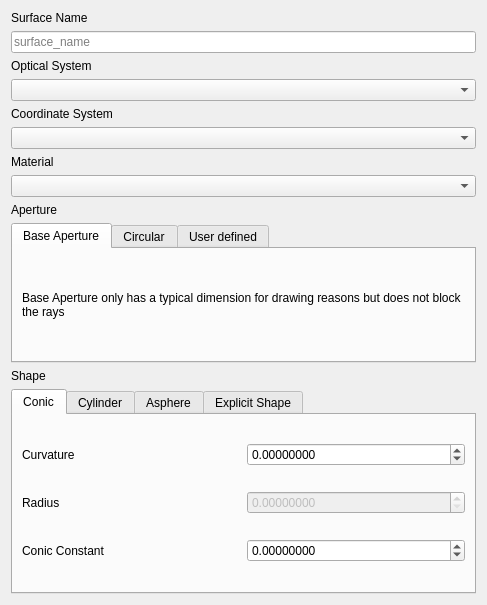
<?xml version="1.0" encoding="UTF-8"?>
<ui version="4.0">
 <class>Dialog</class>
 <widget class="QDialog" name="Dialog">
  <property name="geometry">
   <rect>
    <x>0</x>
    <y>0</y>
    <width>487</width>
    <height>605</height>
   </rect>
  </property>
  <property name="windowTitle">
   <string>Dialog</string>
  </property>
  <layout class="QGridLayout" name="gridLayout">
   <item row="5" column="1">
    <widget class="QComboBox" name="comboBoxLC"/>
   </item>
   <item row="10" column="1">
    <widget class="QLabel" name="label_19">
     <property name="text">
      <string>Shape</string>
     </property>
    </widget>
   </item>
   <item row="1" column="1">
    <widget class="QLineEdit" name="lineEditName">
     <property name="placeholderText">
      <string>surface_name</string>
     </property>
    </widget>
   </item>
   <item row="0" column="1">
    <widget class="QLabel" name="label">
     <property name="text">
      <string>Surface Name</string>
     </property>
     <property name="wordWrap">
      <bool>true</bool>
     </property>
    </widget>
   </item>
   <item row="3" column="1">
    <widget class="QComboBox" name="comboBoxOS"/>
   </item>
   <item row="2" column="1">
    <widget class="QLabel" name="label_17">
     <property name="text">
      <string>Optical System</string>
     </property>
    </widget>
   </item>
   <item row="11" column="1">
    <widget class="QTabWidget" name="tabWidgetShapes">
     <property name="currentIndex">
      <number>0</number>
     </property>
     <widget class="QWidget" name="tabConicShape">
      <attribute name="title">
       <string>Conic</string>
      </attribute>
      <layout class="QGridLayout" name="gridLayout_2">
       <item row="1" column="1">
        <widget class="QDoubleSpinBox" name="doubleSpinBoxRadiusConic">
         <property name="enabled">
          <bool>false</bool>
         </property>
         <property name="readOnly">
          <bool>false</bool>
         </property>
         <property name="decimals">
          <number>8</number>
         </property>
         <property name="minimum">
          <double>0.000000000000000</double>
         </property>
        </widget>
       </item>
       <item row="0" column="0">
        <widget class="QLabel" name="label_2">
         <property name="text">
          <string>Curvature</string>
         </property>
        </widget>
       </item>
       <item row="0" column="1">
        <widget class="QDoubleSpinBox" name="doubleSpinBoxCurvature">
         <property name="decimals">
          <number>8</number>
         </property>
         <property name="minimum">
          <double>-1000.000000000000000</double>
         </property>
         <property name="maximum">
          <double>1000.000000000000000</double>
         </property>
         <property name="singleStep">
          <double>0.001000000000000</double>
         </property>
        </widget>
       </item>
       <item row="1" column="0">
        <widget class="QLabel" name="label_6">
         <property name="text">
          <string>Radius</string>
         </property>
        </widget>
       </item>
       <item row="2" column="1">
        <widget class="QDoubleSpinBox" name="doubleSpinBoxConicConstantConic">
         <property name="decimals">
          <number>8</number>
         </property>
         <property name="minimum">
          <double>-99.000000000000000</double>
         </property>
         <property name="singleStep">
          <double>1.000000000000000</double>
         </property>
        </widget>
       </item>
       <item row="2" column="0">
        <widget class="QLabel" name="label_3">
         <property name="text">
          <string>Conic Constant</string>
         </property>
        </widget>
       </item>
      </layout>
     </widget>
     <widget class="QWidget" name="tabCylinderShape">
      <attribute name="title">
       <string>Cylinder</string>
      </attribute>
      <layout class="QGridLayout" name="gridLayout_4">
       <item row="0" column="0">
        <widget class="QLabel" name="label_4">
         <property name="text">
          <string>Curvature</string>
         </property>
        </widget>
       </item>
       <item row="2" column="0">
        <widget class="QLabel" name="label_10">
         <property name="text">
          <string>Conic Constant</string>
         </property>
        </widget>
       </item>
       <item row="1" column="0">
        <widget class="QLabel" name="label_5">
         <property name="text">
          <string>Radius</string>
         </property>
        </widget>
       </item>
       <item row="2" column="1">
        <widget class="QDoubleSpinBox" name="doubleSpinBoxConicConstantCylinder">
         <property name="decimals">
          <number>8</number>
         </property>
         <property name="minimum">
          <double>-100.000000000000000</double>
         </property>
         <property name="maximum">
          <double>100.000000000000000</double>
         </property>
         <property name="singleStep">
          <double>1.000000000000000</double>
         </property>
        </widget>
       </item>
       <item row="1" column="1">
        <widget class="QDoubleSpinBox" name="doubleSpinBoxRadiusCylinder">
         <property name="enabled">
          <bool>false</bool>
         </property>
         <property name="decimals">
          <number>8</number>
         </property>
        </widget>
       </item>
       <item row="0" column="1">
        <widget class="QDoubleSpinBox" name="doubleSpinBoxCurvatureCylinder"/>
       </item>
      </layout>
     </widget>
     <widget class="QWidget" name="tabAsphereShape">
      <attribute name="title">
       <string>Asphere</string>
      </attribute>
      <layout class="QGridLayout" name="gridLayout_3">
       <item row="0" column="0">
        <widget class="QLabel" name="label_13">
         <property name="text">
          <string>Curvature</string>
         </property>
        </widget>
       </item>
       <item row="2" column="1">
        <widget class="QDoubleSpinBox" name="doubleSpinBoxConicConstantAsphere"/>
       </item>
       <item row="1" column="0">
        <widget class="QLabel" name="label_14">
         <property name="text">
          <string>Radius</string>
         </property>
        </widget>
       </item>
       <item row="2" column="0">
        <widget class="QLabel" name="label_15">
         <property name="text">
          <string>Conic Constant</string>
         </property>
        </widget>
       </item>
       <item row="0" column="1">
        <widget class="QDoubleSpinBox" name="doubleSpinBoxCurvatureAsphere"/>
       </item>
       <item row="1" column="1">
        <widget class="QDoubleSpinBox" name="doubleSpinBoxRadiusAsphere">
         <property name="enabled">
          <bool>false</bool>
         </property>
        </widget>
       </item>
       <item row="3" column="0">
        <widget class="QLabel" name="label_16">
         <property name="text">
          <string>Aspheric Corrections</string>
         </property>
        </widget>
       </item>
       <item row="3" column="1">
        <widget class="QTableWidget" name="tableWidgetCorrectionsAsphere">
         <property name="sizePolicy">
          <sizepolicy hsizetype="Maximum" vsizetype="Expanding">
           <horstretch>0</horstretch>
           <verstretch>0</verstretch>
          </sizepolicy>
         </property>
         <property name="sizeAdjustPolicy">
          <enum>QAbstractScrollArea::AdjustToContents</enum>
         </property>
         <row>
          <property name="text">
           <string>A2</string>
          </property>
         </row>
         <column>
          <property name="text">
           <string>Value</string>
          </property>
         </column>
         <item row="0" column="0">
          <property name="text">
           <string>0</string>
          </property>
         </item>
        </widget>
       </item>
      </layout>
     </widget>
     <widget class="QWidget" name="tabExplicitShape">
      <attribute name="title">
       <string>Explicit Shape</string>
      </attribute>
      <layout class="QGridLayout" name="gridLayout_5">
       <item row="2" column="1">
        <widget class="QComboBox" name="comboBox_FOf_grad"/>
       </item>
       <item row="2" column="0">
        <widget class="QLabel" name="label_8">
         <property name="text">
          <string>grad f(x, y)</string>
         </property>
         <property name="wordWrap">
          <bool>true</bool>
         </property>
        </widget>
       </item>
       <item row="3" column="1">
        <widget class="QComboBox" name="comboBox_FOf_hess"/>
       </item>
       <item row="1" column="1">
        <widget class="QComboBox" name="comboBox_FOf_sag"/>
       </item>
       <item row="3" column="2">
        <widget class="QComboBox" name="comboBox_FO_hess"/>
       </item>
       <item row="1" column="2">
        <widget class="QComboBox" name="comboBox_FO_sag"/>
       </item>
       <item row="2" column="2">
        <widget class="QComboBox" name="comboBox_FO_grad"/>
       </item>
       <item row="1" column="0">
        <widget class="QLabel" name="label_7">
         <property name="text">
          <string>f(x, y)</string>
         </property>
         <property name="wordWrap">
          <bool>true</bool>
         </property>
        </widget>
       </item>
       <item row="0" column="2">
        <widget class="QLabel" name="label_12">
         <property name="text">
          <string>Function Object</string>
         </property>
         <property name="wordWrap">
          <bool>true</bool>
         </property>
        </widget>
       </item>
       <item row="3" column="0">
        <widget class="QLabel" name="label_9">
         <property name="text">
          <string>Hessian f(x, y)</string>
         </property>
         <property name="wordWrap">
          <bool>true</bool>
         </property>
        </widget>
       </item>
       <item row="0" column="1">
        <widget class="QLabel" name="label_11">
         <property name="text">
          <string>Function Name in Function Object</string>
         </property>
         <property name="wordWrap">
          <bool>true</bool>
         </property>
        </widget>
       </item>
      </layout>
     </widget>
    </widget>
   </item>
   <item row="4" column="1">
    <widget class="QLabel" name="label_18">
     <property name="text">
      <string>Coordinate System</string>
     </property>
    </widget>
   </item>
   <item row="9" column="1">
    <widget class="QTabWidget" name="tabWidgetApertures">
     <property name="currentIndex">
      <number>0</number>
     </property>
     <widget class="QWidget" name="tabBaseAperture">
      <attribute name="title">
       <string>Base Aperture</string>
      </attribute>
      <layout class="QGridLayout" name="gridLayout_6">
       <item row="0" column="0">
        <widget class="QLabel" name="label_21">
         <property name="text">
          <string>Base Aperture only has a typical dimension for drawing reasons but does not block the rays</string>
         </property>
         <property name="wordWrap">
          <bool>true</bool>
         </property>
        </widget>
       </item>
      </layout>
     </widget>
     <widget class="QWidget" name="tabCircularAperture">
      <attribute name="title">
       <string>Circular</string>
      </attribute>
      <layout class="QGridLayout" name="gridLayout_7">
       <item row="0" column="1">
        <widget class="QSpinBox" name="spinBoxCircularApertureRadius"/>
       </item>
       <item row="0" column="0">
        <widget class="QLabel" name="label_22">
         <property name="text">
          <string>Radius</string>
         </property>
        </widget>
       </item>
      </layout>
     </widget>
     <widget class="QWidget" name="tabUserDefinedAperture">
      <attribute name="title">
       <string>User defined</string>
      </attribute>
      <layout class="QGridLayout" name="gridLayout_8">
       <item row="0" column="0">
        <widget class="QLabel" name="label_23">
         <property name="text">
          <string>To be implemented</string>
         </property>
        </widget>
       </item>
      </layout>
     </widget>
    </widget>
   </item>
   <item row="8" column="1">
    <widget class="QLabel" name="label_20">
     <property name="text">
      <string>Aperture</string>
     </property>
    </widget>
   </item>
   <item row="6" column="1">
    <widget class="QLabel" name="label_24">
     <property name="text">
      <string>Material</string>
     </property>
    </widget>
   </item>
   <item row="7" column="1">
    <widget class="QComboBox" name="comboBoxMaterial"/>
   </item>
  </layout>
 </widget>
 <resources/>
 <connections/>
</ui>
